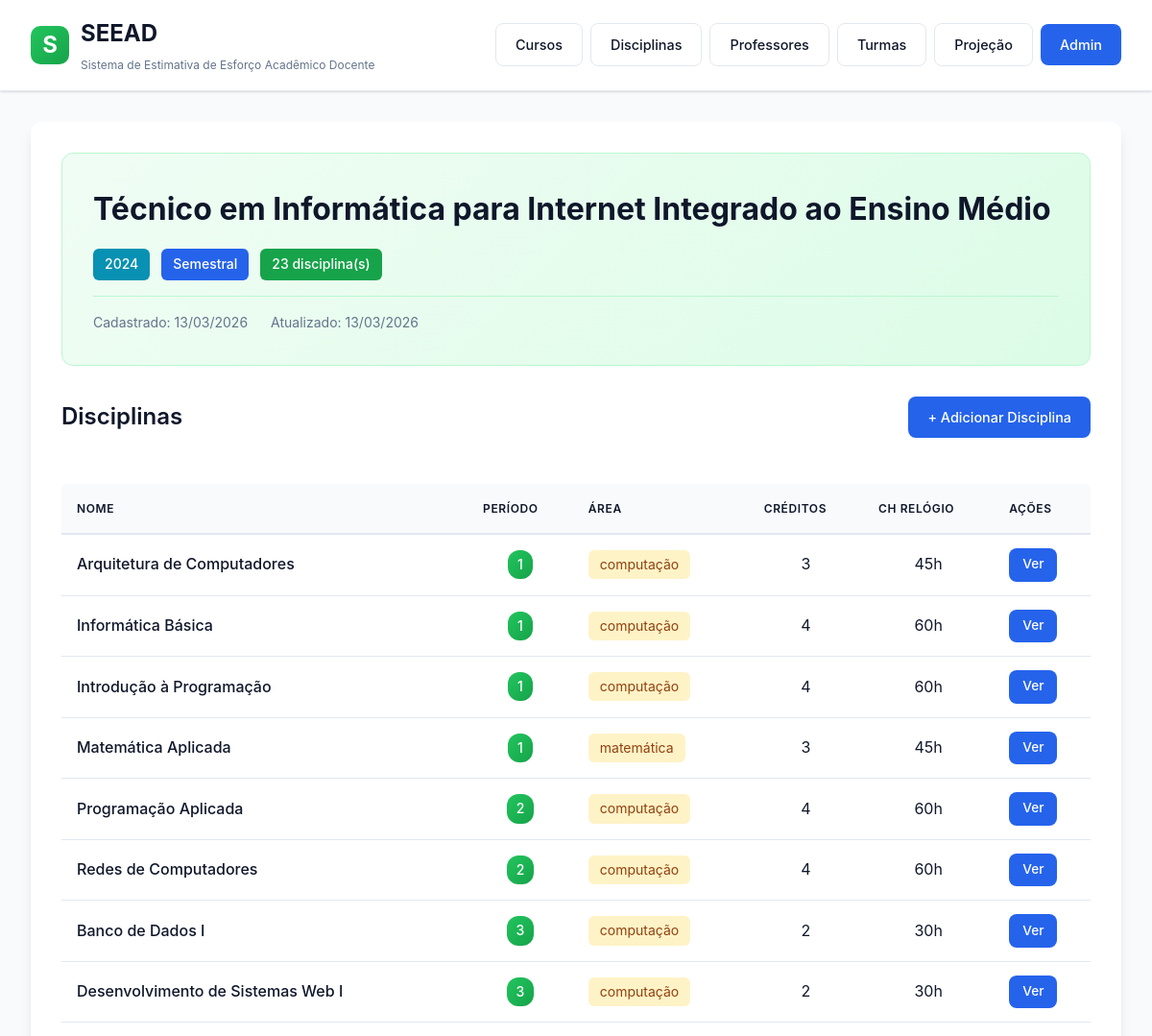
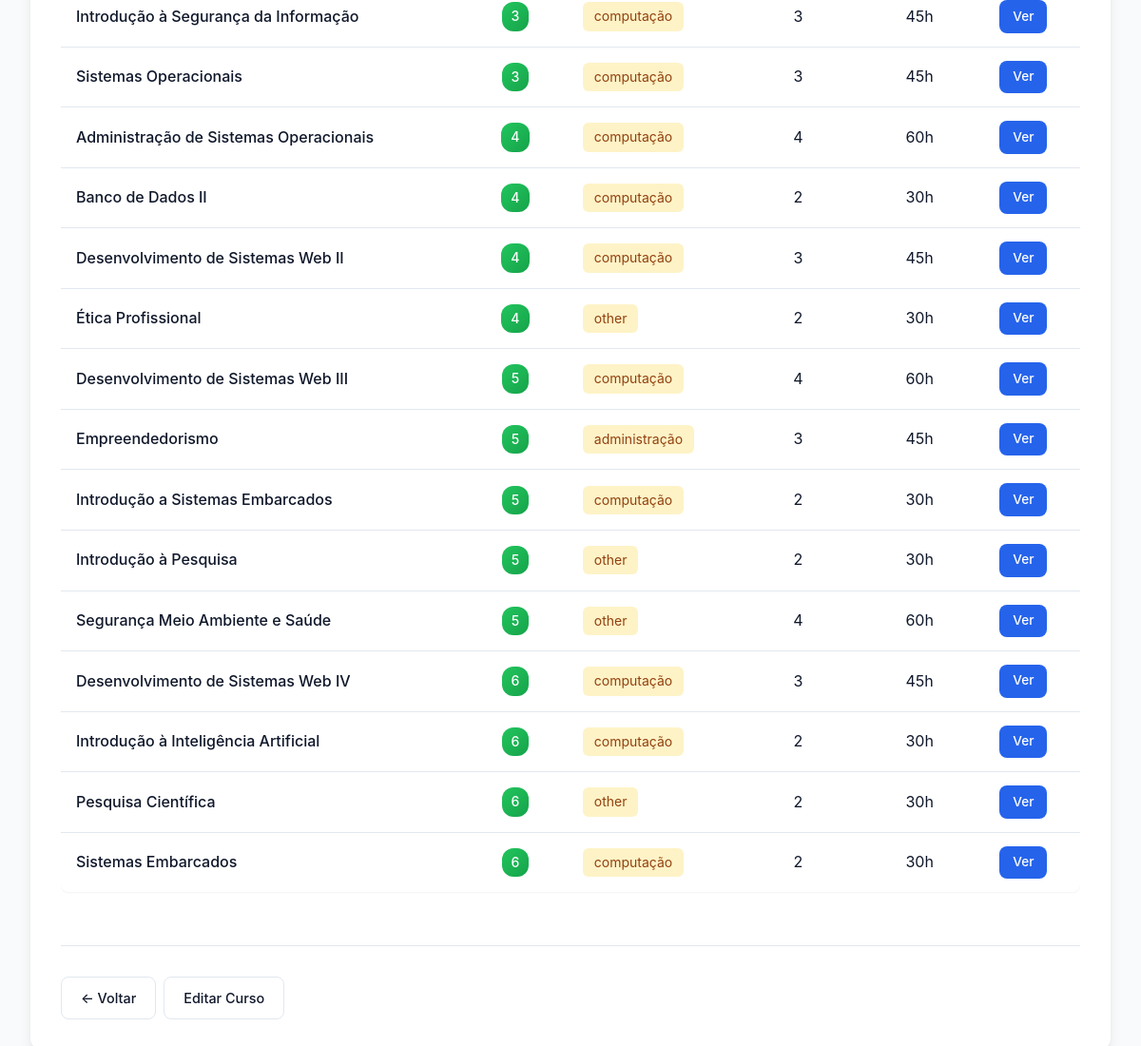
/courses/course/5/, run on the app's committed database (2 pictures, top to bottom).
### courses/models.py (models this page shows, shortened)
class Course(models.Model):
    CALENDAR_SEMESTRAL = "semestral"
    CALENDAR_YEARLY = "yearly"
    CALENDAR_CHOICES = [
        (CALENDAR_SEMESTRAL, "Semestral"),
        (CALENDAR_YEARLY, "Yearly"),
    ]
    name = models.CharField(max_length=200, verbose_name="Course Name")
    short_name = models.CharField(
        max_length=20,
        blank=True,
        verbose_name="Abreviação",
        help_text='Sigla ou nome curto para exibição (ex: "ADS", "TII")',
    )
    grade_year = models.CharField(
        max_length=20,
        default="2019.2",
        verbose_name="Grade Year",
        help_text="Academic year/period of the course curriculum (e.g., 2019.2)",
    )
    calendar_type = models.CharField(
        max_length=20,
        choices=CALENDAR_CHOICES,
        default=CALENDAR_SEMESTRAL,
        verbose_name="Calendar Type",
    )
    description = models.TextField(
        blank=True,
        verbose_name="Course Description",
        help_text="Description of the course program to be used for effort calculation",
    )
    created_at = models.DateTimeField(auto_now_add=True)
    updated_at = models.DateTimeField(auto_now=True)
    class Meta:
        ordering = ["name"]
        verbose_name = "Course"
        verbose_name_plural = "Courses"

class Discipline(models.Model):
    PERIOD_FIRST_SEMESTER = "1"
    PERIOD_SECOND_SEMESTER = "2"
    PERIOD_FIRST_YEAR = "year_1"
    PERIOD_SECOND_YEAR = "year_2"
    PERIOD_THIRD_YEAR = "year_3"
    PERIOD_FOURTH_YEAR = "year_4"
    PERIOD_FIFTH_YEAR = "year_5"
    SEMESTER_PERIODS = [
        (PERIOD_FIRST_SEMESTER, "1st Semester"),
        (PERIOD_SECOND_SEMESTER, "2nd Semester"),
    ]
    YEARLY_PERIODS = [
        (PERIOD_FIRST_YEAR, "1st Year"),
        (PERIOD_SECOND_YEAR, "2nd Year"),
        (PERIOD_THIRD_YEAR, "3rd Year"),
        (PERIOD_FOURTH_YEAR, "4th Year"),
        (PERIOD_FIFTH_YEAR, "5th Year"),
    ]
    course = models.ForeignKey(
        Course,
        on_delete=models.CASCADE,
        related_name="disciplines",
        verbose_name="Course",
    )
    name = models.CharField(max_length=200, verbose_name="Discipline Name")
    period = models.CharField(
        max_length=20,
        verbose_name="Period",
        help_text="Semester or year when the discipline is offered",
    )
    main_area = models.CharField(
        max_length=200,
        verbose_name="Main Area",
        help_text="Main knowledge area to be matched with professors",
    )
    description = models.TextField(
        blank=True,
        verbose_name="Discipline Description",
        help_text="Description of the discipline to be used for effort calculation",
    )
    credits = models.PositiveIntegerField(
        default=0, verbose_name="Credits", help_text="Number of credits"
    )
    ch_aula = models.PositiveIntegerField(
        default=0,
        verbose_name="CH Aula",
        help_text="Classroom hours (carga horária aula)",
    )
    ch_relogio = models.PositiveIntegerField(
        default=0,
        verbose_name="CH Relógio",
        help_text="Clock hours (carga horária relógio)",
    )
    pre_requisito = models.CharField(
        max_length=500,
        blank=True,
        verbose_name="Prerequisite",
        help_text="Prerequisite discipline(s)",
    )
    co_requisito = models.CharField(
        max_length=500,
        blank=True,
        verbose_name="Co-requisite",
        help_text="Co-requisite discipline(s)",
    )
    is_elective = models.BooleanField(
        default=False,
        verbose_name="Optativa",
        help_text="Indicates if the discipline is elective",
    )
    available_periods = models.CharField(
        max_length=50,
        blank=True,
        verbose_name="Available Periods",
        help_text="Periods when elective can be taken (e.g., '5,6' for periods 5 and 6)",
    )
    created_at = models.DateTimeField(auto_now_add=True)
    updated_at = models.DateTimeField(auto_now=True)
    class Meta:
        ordering = ["course", "period", "name"]
        verbose_name = "Discipline"
        verbose_name_plural = "Disciplines"

### courses/views.py (the view)
# urls.py: path('course/<int:pk>/', views.CourseDetailView.as_view(), name='course_detail'),
class CourseDetailView(DetailView):
    model = Course
    template_name = 'courses/course_detail.html'
    context_object_name = 'course'
    def get_context_data(self, **kwargs):
        context = super().get_context_data(**kwargs)
        context['disciplines'] = self.object.disciplines.all()
        return context

### courses/templates/courses/course_detail.html (shortened to what this page needs)
{% extends "courses/base.html" %}
{% block content %}
<div class="course-detail-header">
    <div class="course-title-section">
        <h2>{{ course.name }}</h2>
        <div class="course-badges">
            <span class="badge badge-info">{{ course.grade_year }}</span>
            <span class="badge">{{ course.get_calendar_type_display }}</span>
            <span class="badge badge-success">{{ disciplines.count }} disciplina(s)</span>
        </div>
    </div>
    <div class="course-meta-info">
        <span class="meta-item">Cadastrado: {{ course.created_at|date:"d/m/Y" }}</span>
        {% if course.updated_at != course.created_at %}
        <span class="meta-item">Atualizado: {{ course.updated_at|date:"d/m/Y" }}</span>
        {% endif %}
    </div>
</div>
<div class="disciplines-section">
    <div class="section-header">
        <h3>Disciplinas</h3>
        <a href="/admin/courses/discipline/add/?course={{ course.pk }}" class="btn btn-primary">+ Adicionar Disciplina</a>
    </div>
    {% if disciplines %}
        <div class="table-container">
            <table>
                <thead>
                    <tr>
                        <th>Nome</th>
                        <th>Período</th>
                        <th>Área</th>
                        <th>Créditos</th>
                        <th>CH Relógio</th>
                        <th>Ações</th>
                    </tr>
                </thead>
                <tbody>
                    {% for discipline in disciplines %}
                    <tr>
                        <td class="discipline-name">
                            <a href="{% url 'courses:discipline_detail' discipline.pk %}">{{ discipline.name }}</a>
                        </td>
                        <td class="text-center"><span class="period-badge">{{ discipline.period }}</span></td>
                        <td><span class="area-tag">{{ discipline.main_area }}</span></td>
                        <td class="text-center">{{ discipline.credits }}</td>
                        <td class="text-center">{{ discipline.ch_relogio }}h</td>
                        <td>
                            <a href="{% url 'courses:discipline_detail' discipline.pk %}" class="btn btn-primary btn-sm">Ver</a>
                        </td>
                    </tr>
                    {% endfor %}
                </tbody>
            </table>
        </div>
    {% else %}
        <div class="empty-state">
            <p>Nenhuma disciplina cadastrada neste curso.</p>
            <a href="/admin/courses/discipline/add/?course={{ course.pk }}" class="btn btn-primary">Adicionar Primeira Disciplina</a>
        </div>
    {% endif %}
</div>
<div class="action-buttons">
    <a href="{% url 'courses:course_list' %}" class="btn btn-secondary">← Voltar</a>
    <a href="/admin/courses/course/{{ course.pk }}/change/" class="btn btn-secondary">Editar Curso</a>
</div>
{% endblock %}

### data on the page
Course: name "Técnico em Informática para Internet Integrado ao Ensino Médio", grade_year "2024", calendar_type "Semestral", count "23", created_at "13/03/2026", updated_at "13/03/2026"
Discipline: name "Arquitetura de Computadores", period "1", main_area "computação", credits "3", ch_relogio "45"
Discipline: name "Informática Básica", period "1", main_area "computação", credits "4", ch_relogio "60"
Discipline: name "Introdução à Programação", period "1", main_area "computação", credits "4", ch_relogio "60"
Discipline: name "Matemática Aplicada", period "1", main_area "matemática", credits "3", ch_relogio "45"
Discipline: name "Programação Aplicada", period "2", main_area "computação", credits "4", ch_relogio "60"
Discipline: name "Redes de Computadores", period "2", main_area "computação", credits "4", ch_relogio "60"
Discipline: name "Banco de Dados I", period "3", main_area "computação", credits "2", ch_relogio "30"
Discipline: name "Desenvolvimento de Sistemas Web I", period "3", main_area "computação", credits "2", ch_relogio "30"
Discipline: name "Introdução à Segurança da Informação", period "3", main_area "computação", credits "3", ch_relogio "45"
Discipline: name "Sistemas Operacionais", period "3", main_area "computação", credits "3", ch_relogio "45"
Discipline: name "Administração de Sistemas Operacionais", period "4", main_area "computação", credits "4", ch_relogio "60"
Discipline: name "Banco de Dados II", period "4", main_area "computação", credits "2", ch_relogio "30"
Discipline: name "Desenvolvimento de Sistemas Web II", period "4", main_area "computação", credits "3", ch_relogio "45"
Discipline: name "Ética Profissional", period "4", main_area "other", credits "2", ch_relogio "30"
Discipline: name "Desenvolvimento de Sistemas Web III", period "5", main_area "computação", credits "4", ch_relogio "60"
Discipline: name "Empreendedorismo", period "5", main_area "administração", credits "3", ch_relogio "45"
Discipline: name "Introdução a Sistemas Embarcados", period "5", main_area "computação", credits "2", ch_relogio "30"
Discipline: name "Introdução à Pesquisa", period "5", main_area "other", credits "2", ch_relogio "30"
Discipline: name "Segurança Meio Ambiente e Saúde", period "5", main_area "other", credits "4", ch_relogio "60"
Discipline: name "Desenvolvimento de Sistemas Web IV", period "6", main_area "computação", credits "3", ch_relogio "45"
Discipline: name "Introdução à Inteligência Artificial", period "6", main_area "computação", credits "2", ch_relogio "30"
Discipline: name "Pesquisa Científica", period "6", main_area "other", credits "2", ch_relogio "30"
Discipline: name "Sistemas Embarcados", period "6", main_area "computação", credits "2", ch_relogio "30"
